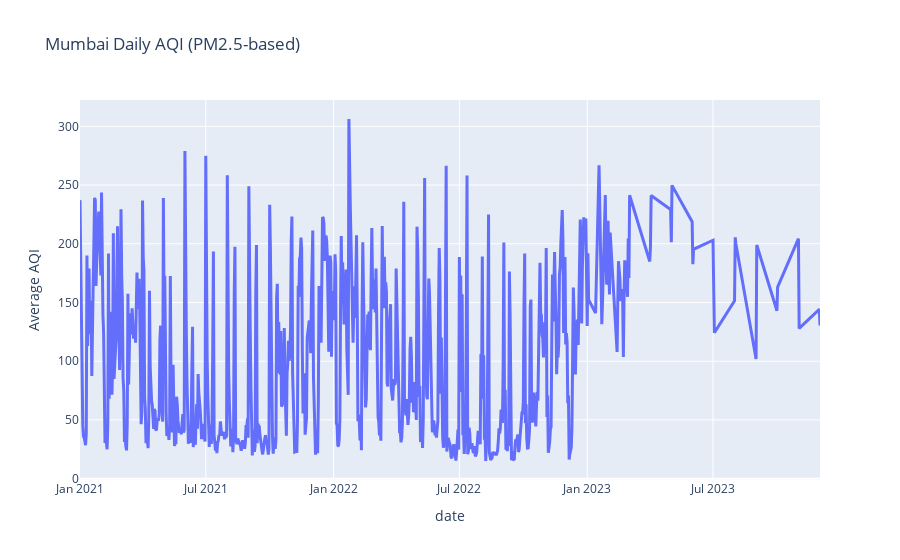

The notebook cell this image was saved under:
### Code cell
import plotly.express as px

fig = px.line(
    mumbai_daily,
    x="date",
    y="AQI",
    title="Mumbai Daily AQI (PM2.5-based)",
    labels={"AQI": "Average AQI"}
)

fig.update_traces(line=dict(width=3))
fig.update_layout(hovermode="x unified")

fig.show()

### Figure 1 — Plotly figure (JSON) as saved in the notebook; plotly's stock layout.template omitted (floating-point values rounded to 4 significant figures; data arrays with more than 128 entries replaced by an {"elided": "..."} marker saying what was removed)
{"data": [{"hovertemplate": "date=%{x}<br>Average AQI=%{y}<extra></extra>", "legendgroup": "", "line": {"color": "#636efa", "dash": "solid", "width": 3}, "marker": {"symbol": "circle"}, "mode": "lines", "name": "", "orientation": "v", "showlegend": false, "type": "scatter", "x": {"elided": "797 str values"}, "xaxis": "x", "y": {"elided": "797 float values"}, "yaxis": "y"}], "layout": {"hovermode": "x unified", "legend": {"tracegroupgap": 0}, "title": {"text": "Mumbai Daily AQI (PM2.5-based)"}, "xaxis": {"anchor": "y", "domain": [0, 1], "title": {"text": "date"}}, "yaxis": {"anchor": "x", "domain": [0, 1], "title": {"text": "Average AQI"}}}}
